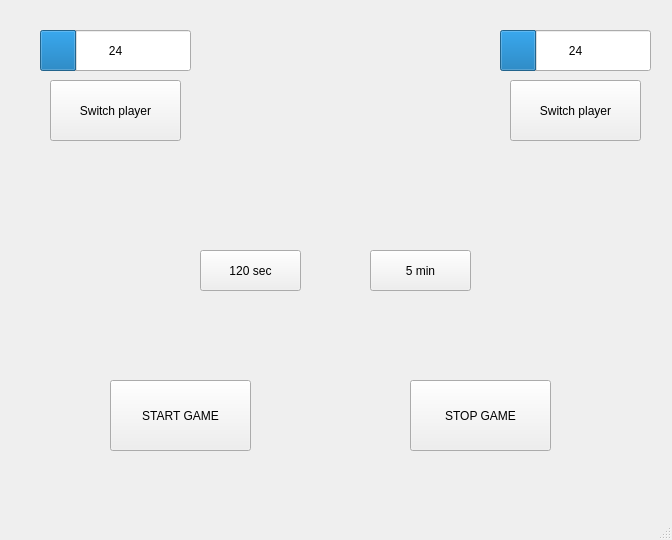
<?xml version="1.0" encoding="UTF-8"?>
<ui version="4.0">
 <class>MainWindow</class>
 <widget class="QMainWindow" name="MainWindow">
  <property name="geometry">
   <rect>
    <x>0</x>
    <y>0</y>
    <width>672</width>
    <height>540</height>
   </rect>
  </property>
  <property name="windowTitle">
   <string>MainWindow</string>
  </property>
  <widget class="QWidget" name="centralwidget">
   <widget class="QProgressBar" name="progressBar">
    <property name="geometry">
     <rect>
      <x>40</x>
      <y>30</y>
      <width>151</width>
      <height>41</height>
     </rect>
    </property>
    <property name="value">
     <number>24</number>
    </property>
    <property name="format">
     <string>%v</string>
    </property>
   </widget>
   <widget class="QProgressBar" name="progressBar_2">
    <property name="geometry">
     <rect>
      <x>500</x>
      <y>30</y>
      <width>151</width>
      <height>41</height>
     </rect>
    </property>
    <property name="value">
     <number>24</number>
    </property>
    <property name="format">
     <string>%v</string>
    </property>
   </widget>
   <widget class="QLabel" name="label">
    <property name="geometry">
     <rect>
      <x>140</x>
      <y>210</y>
      <width>401</width>
      <height>31</height>
     </rect>
    </property>
    <property name="text">
     <string/>
    </property>
   </widget>
   <widget class="QPushButton" name="player1Button">
    <property name="geometry">
     <rect>
      <x>50</x>
      <y>80</y>
      <width>131</width>
      <height>61</height>
     </rect>
    </property>
    <property name="text">
     <string>Switch player</string>
    </property>
   </widget>
   <widget class="QPushButton" name="player2Button">
    <property name="geometry">
     <rect>
      <x>510</x>
      <y>80</y>
      <width>131</width>
      <height>61</height>
     </rect>
    </property>
    <property name="text">
     <string>Switch player</string>
    </property>
   </widget>
   <widget class="QPushButton" name="time120Button">
    <property name="geometry">
     <rect>
      <x>200</x>
      <y>250</y>
      <width>101</width>
      <height>41</height>
     </rect>
    </property>
    <property name="text">
     <string>120 sec</string>
    </property>
   </widget>
   <widget class="QPushButton" name="time5Button">
    <property name="geometry">
     <rect>
      <x>370</x>
      <y>250</y>
      <width>101</width>
      <height>41</height>
     </rect>
    </property>
    <property name="text">
     <string>5 min</string>
    </property>
   </widget>
   <widget class="QPushButton" name="startButton">
    <property name="geometry">
     <rect>
      <x>110</x>
      <y>380</y>
      <width>141</width>
      <height>71</height>
     </rect>
    </property>
    <property name="text">
     <string>START GAME</string>
    </property>
   </widget>
   <widget class="QPushButton" name="stopButton">
    <property name="geometry">
     <rect>
      <x>410</x>
      <y>380</y>
      <width>141</width>
      <height>71</height>
     </rect>
    </property>
    <property name="text">
     <string>STOP GAME</string>
    </property>
   </widget>
  </widget>
  <widget class="QMenuBar" name="menubar">
   <property name="geometry">
    <rect>
     <x>0</x>
     <y>0</y>
     <width>672</width>
     <height>25</height>
    </rect>
   </property>
  </widget>
  <widget class="QStatusBar" name="statusbar"/>
 </widget>
 <resources/>
 <connections/>
</ui>
